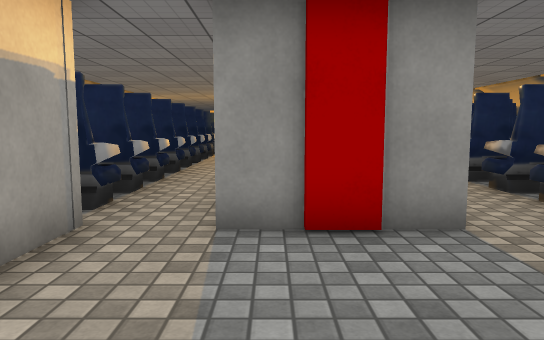
[1] (above)

24 first-person views from a walk through a scene from a Unity 3-D project. The camera is 1.2 m above the floor, tilts 6° down and sees 70° across. The floor is counted in squares, 1 m on a side. Each view is taken from the middle of a square. On the plan, view 1 faces up. The plan holds only what a view shows up to about 15 squares ahead; the rest is blank. The place goes on beyond the plan. The player character is not drawn. Some surface patterns are stand-ins.

[2]
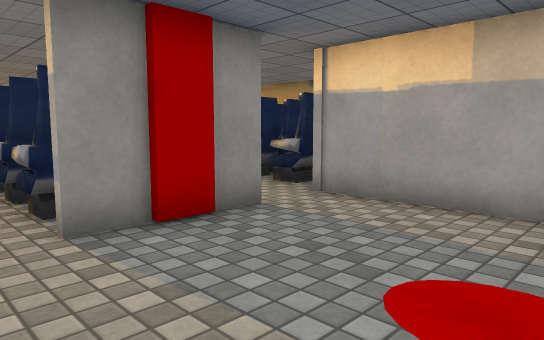

[3]
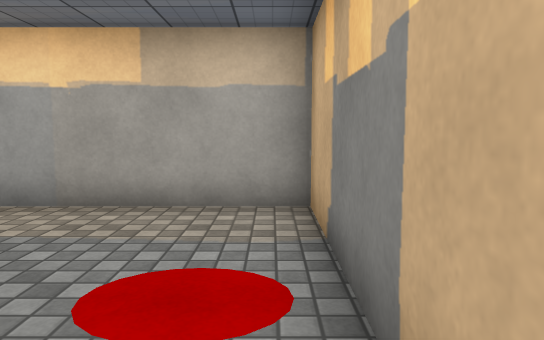

[4]
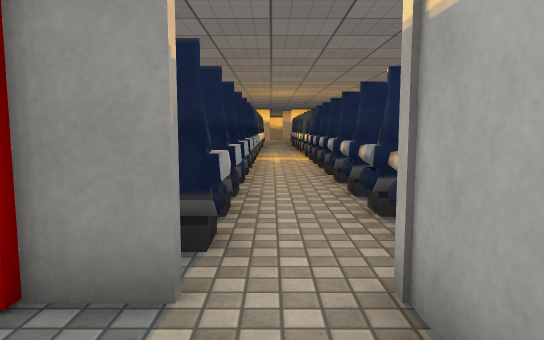

[5]
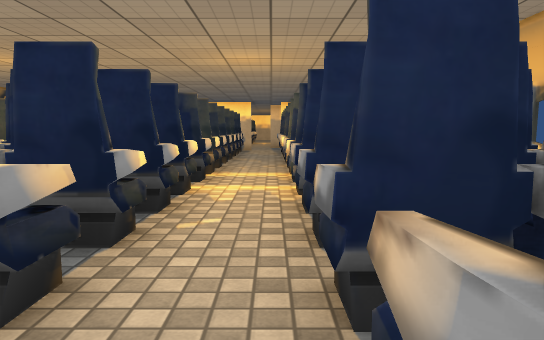

[6]
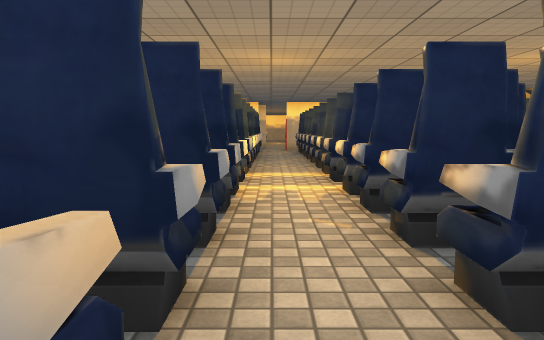

[7]
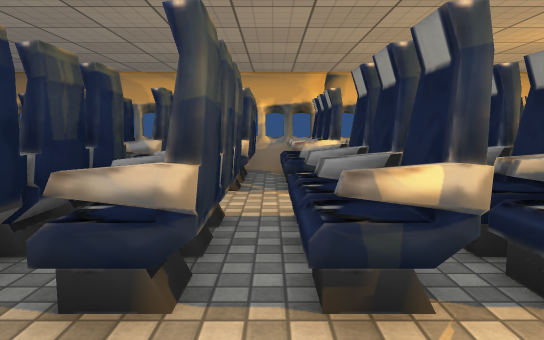

[8]
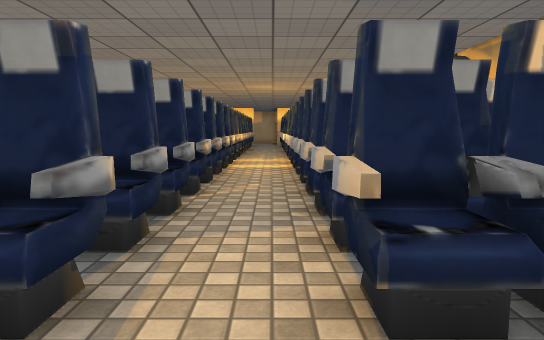

[9]
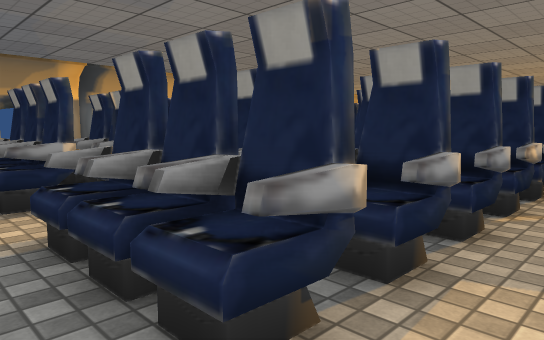

[10]
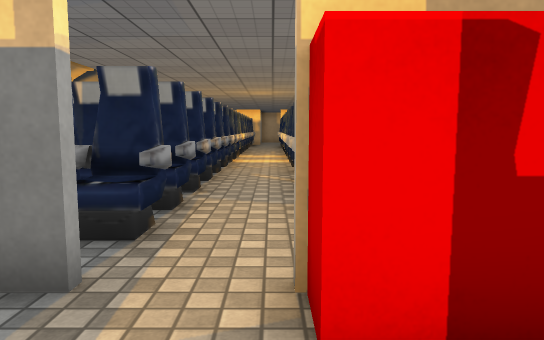

[11]
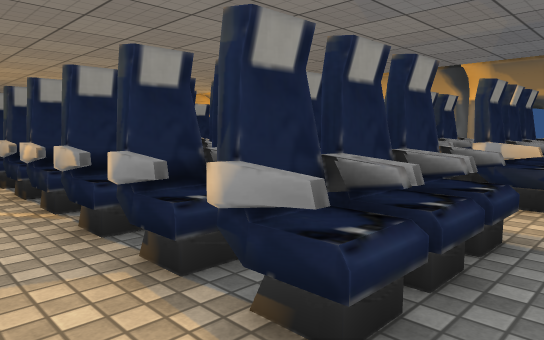

[12]
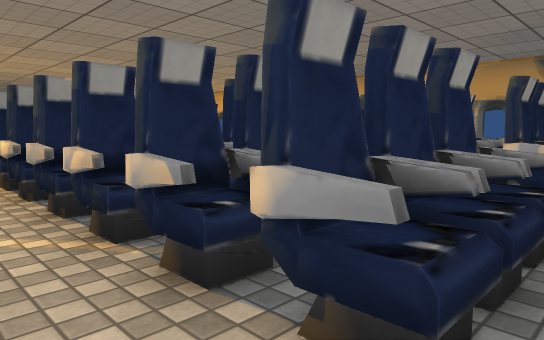

[13]
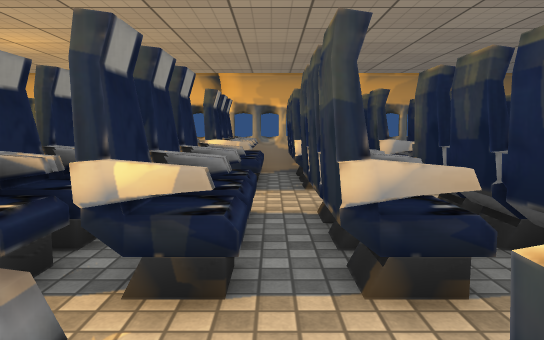

[14]
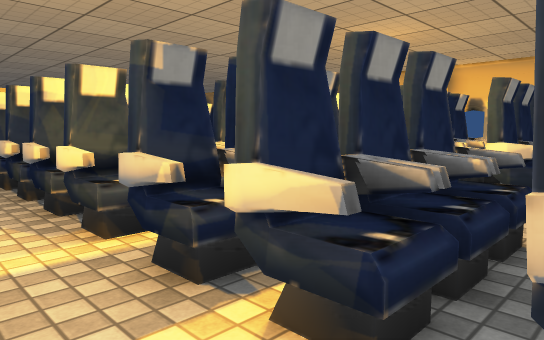

[15]
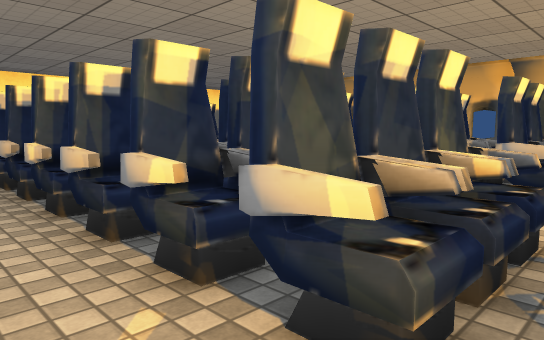

[16]
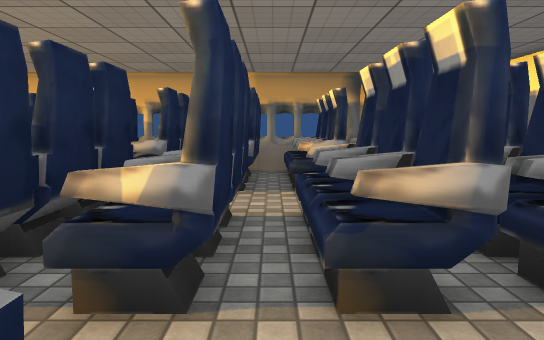

[17]
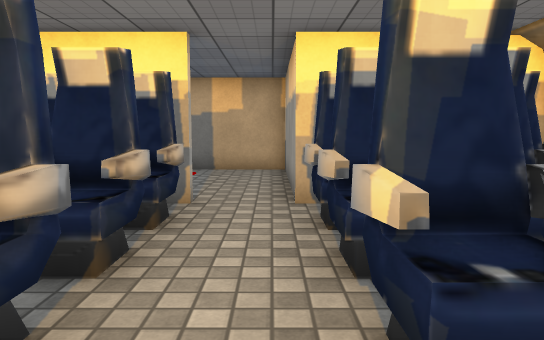

[18]
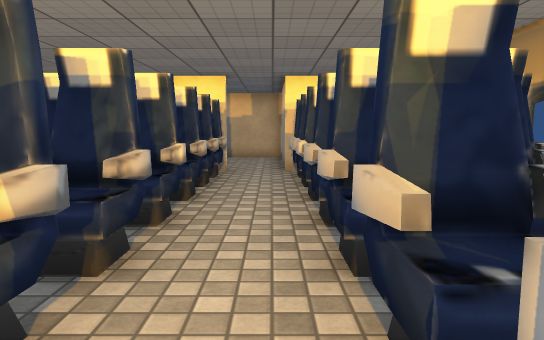

[19]
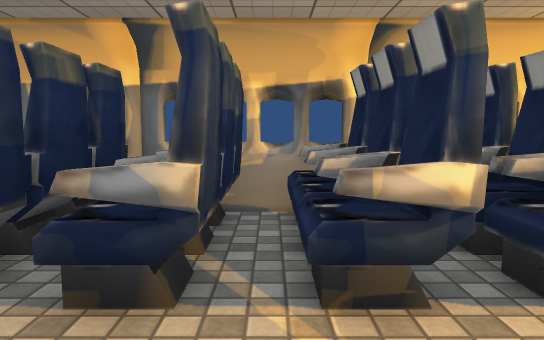

[20]
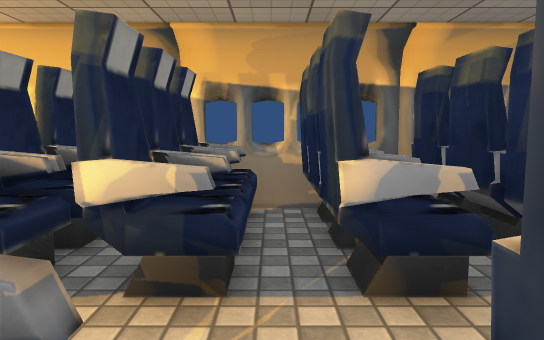

[21]
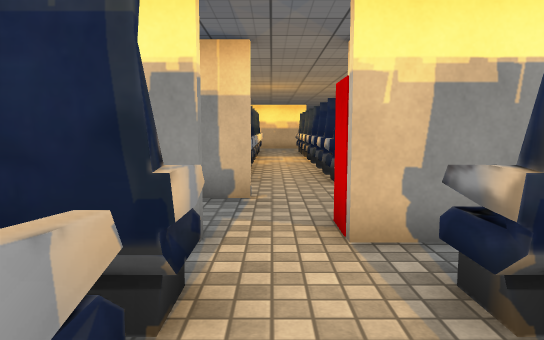

[22]
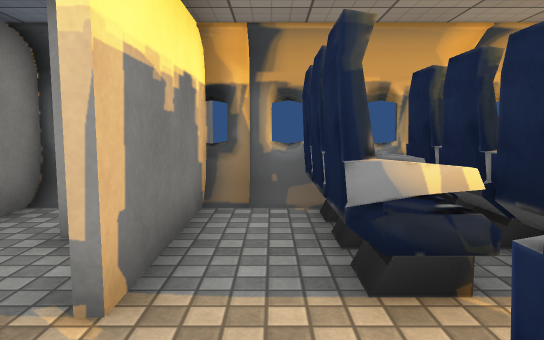

[23]
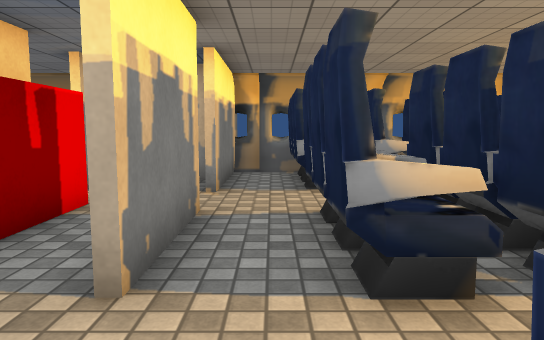

[24]
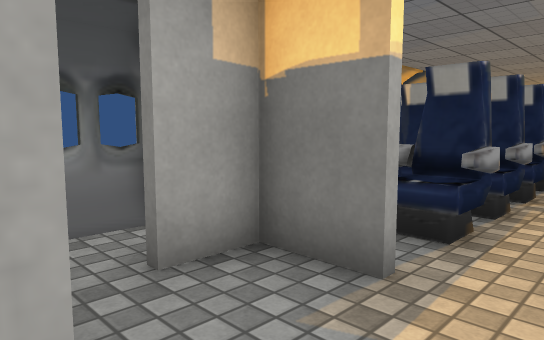

### Floor plan
Key: @ floor where view 1 was taken; # wall or solid block; . floor; C chair.
Columns run from 7 left of view 1 to 8 right of it. Each row starts with its distance up from view 1.
 39  CCCC..CC
 38 #CCCC.CCCC.
 37  CCCC.CCCC. CCC
 36  #......... .
 35 #####..###.#
 34    #...........
 33  #....####...#.#
 32  ####.####..####
 31    CC..CCC..CC #
 30  CCCC.CCCC..CCC#
 29  CCCC.CCCC..CCC#
 28  #C C..C C..C  #
 27  CC C.CCCC..C C#
 26  CCCC.CCCC..CCC#
 25 #CCCC..CCC..CCC#
 24 #CCCC.CCCC..CCC#
 23 ##.............#
 22 #CCCC.CCCC..CCC#
 21  CCCC.## C..CCC#
 20  #CCC..CC#..   #
 19  CCCC.CCCC..C  #
 18     C..CCC..C
 17   C C.CC C..C C
 16  CCCC.CCCC..CCC#
 15   CCC..CCC..C  #
 14 #CC C.CCCC..CCC#
 13    CC..CCC..CC #
 12   CCC.CCCC..CCC
 11  CCCC.CCCC..CCC
 10  #  ...........#
  9  #CCC.CCCC..CCC#
  8     C.CC#C..C  #
  7   CCC.CCCC..CCC#
  6  CCCC.CCCC..CCC
  5  #  #..###.##
  4     #......#
  3     #......#
  2     #......#
  1     #......#
  0     #..@...#
 -1     ########

Positions as (right, up) in squares from view 1, and headings:
1: (0, 0), facing up
2: (-2, 0), facing up-right
3: (-2, 0), facing right
4: (3, 2), facing up
5: (4, 10), facing up
6: (-2, 10), facing up
7: (-3, 23), facing right
8: (-2, 33), facing down
9: (-2, 32), facing down-right
10: (3, 35), facing down
11: (4, 32), facing down-left
12: (4, 30), facing down-left
13: (5, 23), facing left
14: (4, 22), facing down-left
15: (4, 17), facing down-left
16: (-3, 10), facing right
17: (-2, 11), facing down
18: (-2, 16), facing down
19: (2, 23), facing right
20: (0, 23), facing left
21: (-2, 28), facing up
22: (0, 36), facing left
23: (5, 36), facing left
24: (3, 35), facing down-right
